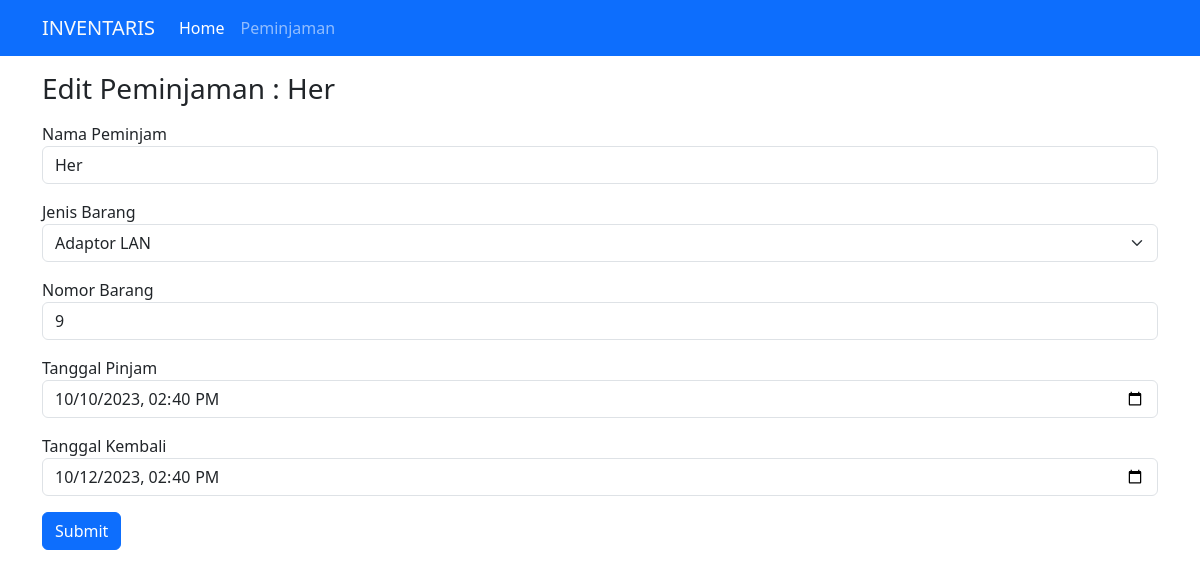
Page /public/minjam/edit/11 on the committed database.
### tables this page shows
CREATE TABLE `tb_minjam` (
  `id` int(11) NOT NULL,
  `nama_peminjam` varchar(225) NOT NULL,
  `jenis_barang` enum('Laptop','HP','Adaptor LAN') NOT NULL,
  `no_barang` int(5) NOT NULL,
  `tgl_pinjam` datetime NOT NULL,
  `tgl_kembali` datetime NOT NULL
);

### app/core/controller.php (called while the page is built, shortened)
<?php
class Controller {
    public function view($view, $data = [])
    {
        require_once '../app/views/' . $view . '.php';
    }
    public function model($model)
    {
        return new $model;
    }
}
?>

### app/controllers/Minjam.php (called while the page is built, shortened)
<?php
class Minjam extends Controller {
    public function edit($id){
        $data['judul'] = 'Edit Peminjaman';
        $data['minjam'] = $this->model('MinjamModel')->getMinjamById($id);
        $this->view('minjam/edit', $data);
    }
}
?>

### app/core/app.php (called while the page is built, shortened)
<?php
class App {
    protected   $controller = 'home';
    protected   $method = 'index';
    protected   $params = [];
    public function __construct()
    {
        $url = $this->parseUrl();
        if(is_array($url)) {
            if (file_exists('../app/controllers/' . $url[0] . '.php')) {
                $this->controller = $url[0];
                unset($url[0]);
            }
            $this->controller = new $this->controller;
            if (isset($url[1])) {
                if (method_exists($this->controller, $url[1])) {
                    $this->method = $url[1];
                    unset($url[1]);
                }
            }
            if (!empty($url)) {
                $this->params = array_values($url);
            }
        } else {
            require_once '../app/controllers/' . $this->controller . '.php';
            $this->controller = new $this->controller;
        }
        call_user_func_array([$this->controller, $this->method], $this->params);
    }
    public function parseURL(){
        if (isset($_GET['url'])) {
            $url = rtrim($_GET['url'], '/');
            $url = explode('/',$url);
            return $url;
        }
    }
}

### app/init.php (called while the page is built, shortened)
<?php
require_once 'core/App.php';
require_once 'core/Controller.php';
require_once 'core/Database.php';
$app = new App();
?>

### public/index.php (called while the page is built)
<?php
require_once '../app/init.php';
?>

### app/core/database.php (called while the page is built, shortened)
<?php
class Database {
    private $host = DB_HOST;
    private $user = DB_USER;
    private $pass = DB_PASS;
    private $dbnm = DB_NAME;
    private $dbh;
    private $stmt;
    public function __construct() {
        $dsn = 'mysql:host=' . $this->host . ';dbname=' . $this->dbnm;
        $options = [
            PDO::ATTR_PERSISTENT => true,
            PDO::ATTR_ERRMODE => PDO::ERRMODE_EXCEPTION,
            PDO::ATTR_DEFAULT_FETCH_MODE => PDO::FETCH_ASSOC
        ];
        try {
            $this->dbh = new PDO($dsn, $this->user, $this->pass, $options);
        } catch (PDOException $e) {
            die($e->getMessage());
        }
    }
    public function query($query) {
        $this->stmt = $this->dbh->prepare($query);
    }
    public function bind($param, $value) {
        $this->stmt->bindValue($param, $value);
    }
    public function execute() {
        $this->stmt->execute();
    }
    public function single() {
        $this->execute();
        return $this->stmt->fetch();
    }
}
?>

### app/models/MinjamModel.php (called while the page is built, shortened)
<?php
class MinjamModel {
    private $table = 'tb_minjam';
    private $db;
    public function __construct()
    {
        $this->db = new Database;
    }
    public function getMinjamById($id)
    {
        $this->db->query('SELECT * FROM ' . $this->table . ' WHERE id=:id');
        $this->db->bind('id', $id);
        return $this->db->single();
    }
}
?>

### app/views/minjam/Edit.php (the view, shortened to what this page needs)
<div class="container">
    <h3 class="mb-3">Edit Peminjaman : <?= $data['minjam']['nama_peminjam']?></h3>
    <form action="<?= BASE_URL; ?>/minjam/updateMinjam" method="post">
        <div class="class-body">
            <div class="form-group mb-3">
            <label for="nama_peminjam">Nama Peminjam</label>
            <input type="text" class="form-control" name="nama_peminjam" value="<?= $data['minjam']['nama_peminjam']?>"   >
        </div>
        <div class="form-group mb-3">
            <label for="jenis_barang">Jenis Barang</label>
            <select class="form-select" aria-label="Default select example" id="jenis_barang" name="jenis_barang" >
            <option hidden><?= $data['minjam']['jenis_barang']; ?></option>
            </select>
            </div>
            <div class="form-group mb-3">
            <label for="no_barang">Nomor Barang</label>
            <input type="number" class="form-control" id="no_barang" name="no_barang" value="<?= $data['minjam']['no_barang']; ?>">
        </div>
        <div class="form-group mb-3">
            <label for="tgl_pinjam">Tanggal Pinjam</label>
            <input type="datetime-local" class="form-control" id="tgl_pinjam" name="tgl_pinjam" value="<?= $data['minjam']['tgl_pinjam']; ?>">
        </div>
        <div class="form-group mb-3">
            <label for="tgl_kembali">Tanggal Kembali</label>
            <input type="datetime-local" class="form-control" id="tgl_kembali" name="tgl_kembali" value="<?= $data['minjam']['tgl_kembali']; ?>">
        </div>
        </div>
        <div class="card-footer">
            <button type="submit" class="btn btn-primary">Submit</button>
        </div>
    </form>
</div>

### public/css/style.css (style rules this page uses)
* { margin: 0; padding: 0; box-sizing: border-box; }

### rows in the picture
tb_minjam: nama_peminjam "Her", jenis_barang "Adaptor LAN", no_barang "9", tgl_pinjam "10/10/2023 14:40", tgl_kembali "10/12/2023 14:40"
